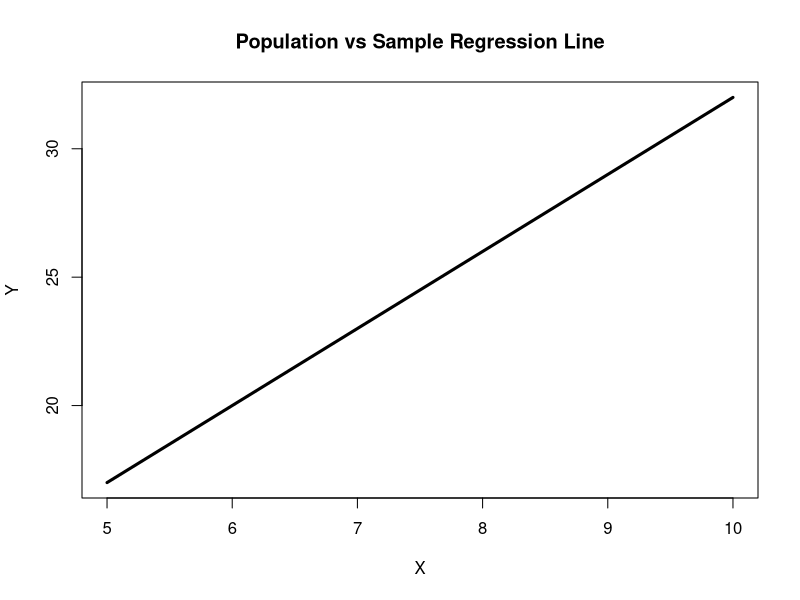
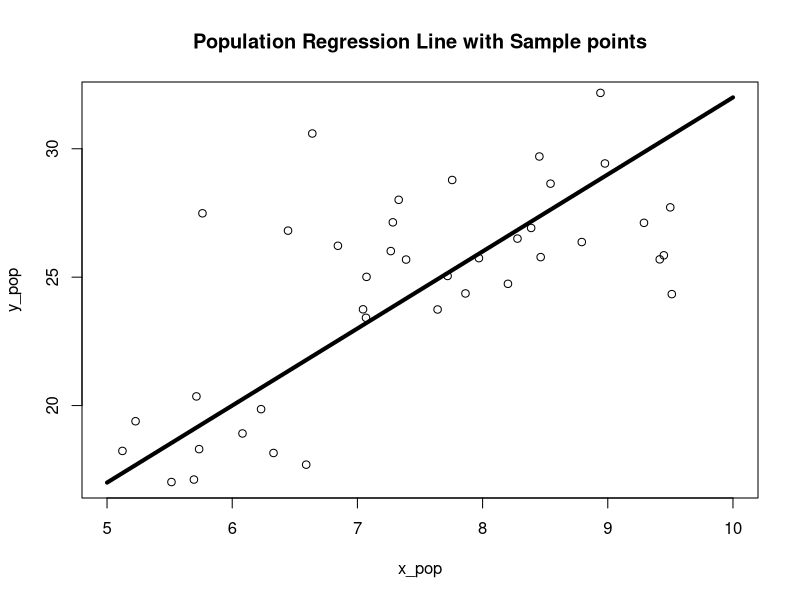
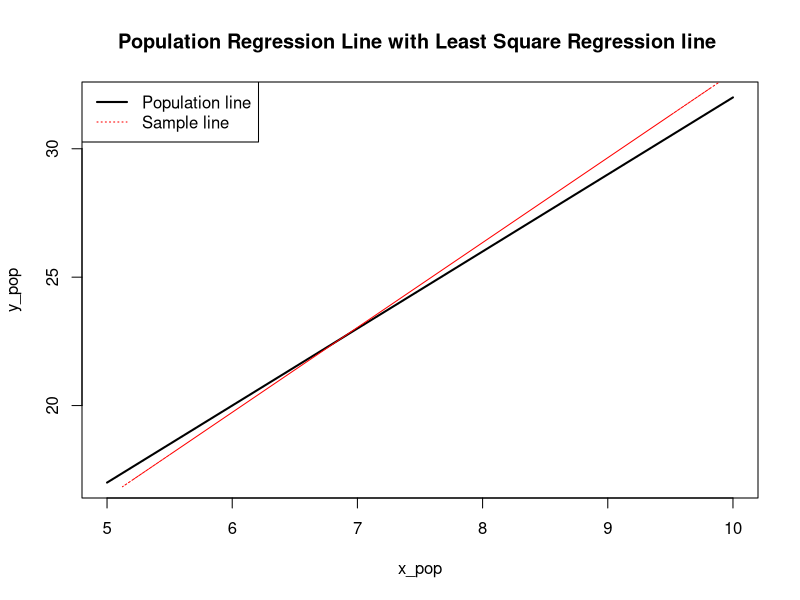
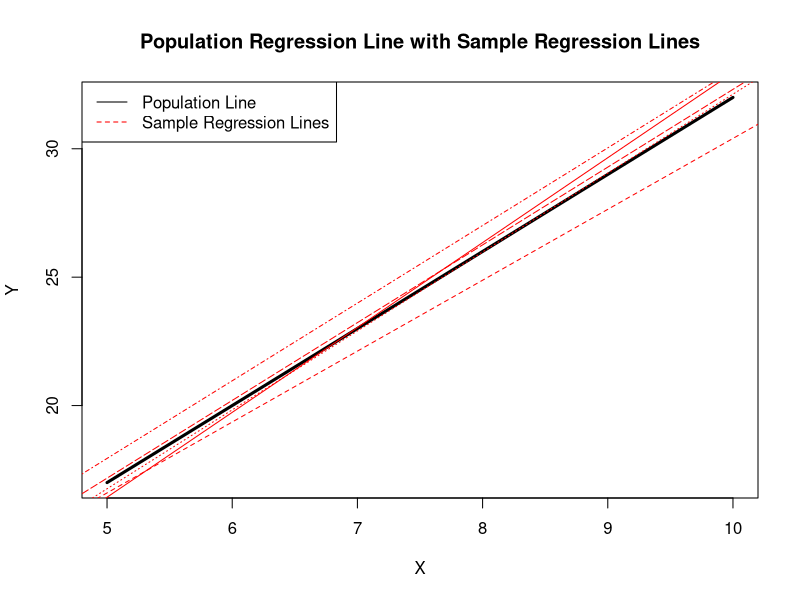

Here is the R script that generated these plots, in order:
## ---- chunk 1
rm(list=ls())
## ---- chunk 2
x_pop <- seq(5, 10, length.out = 100)
y_pop <- 2 + 3 * x_pop

plot(x_pop, y_pop, type = "l", lwd = 3, col = "black",
     xlab = "X", ylab = "Y",
     main = "Population vs Sample Regression Line")
## ---- chunk 3
n <- 50
set.seed(123)

xi <- runif(n,5,10)
ei <- rnorm(n,0,4)
yi <- 2 + 3 * xi + ei 

plot(x_pop, y_pop,type='l', lwd=4,
     main="Population Regression Line with Sample points")

points(xi,yi)
## ---- chunk 4
model1 <- lm(yi~xi)

summary(model1)
y_hat <- -0.09639+3.30540*xi 

plot(x_pop, y_pop, type='l',lwd=2, 
     main="Population Regression Line with Least Square Regression line ")

lines(xi,y_hat,type='l',col="red",lty="dotted")

legend("topleft",col=c("black","red"),lwd=c(2,1),legend=c("Population line","Sample line"),
       lty=c("solid","dotted"))
## ---- chunk 5
set.seed(123)
n <- 50

# Create empty dataframe to store coefficients
coef_df <- data.frame(
  Intercept = numeric(),
  Slope = numeric()
)

plot(x_pop, y_pop, type = "l", lwd = 3, col = "black",
     xlab = "X", ylab = "Y",
     main = "Population Regression Line with Sample Regression Lines")

# Generate samples and add regression lines
for(i in 1:5){
  x <- runif(n, 5, 10)
  eps <- rnorm(n, mean = 0, sd = 4)
  y <- 2 + 3 * x + eps
  
  fit <- lm(y ~ x)
  
  # Store coefficients
  coef_df <- rbind(
    coef_df,
    data.frame(
      Intercept = coef(fit)[1],
      Slope = coef(fit)[2]
    )
  )
  
  # Add regression line
  abline(fit, col = "red", lty = i)
}

legend("topleft",
       legend = c("Population Line", "Sample Regression Lines"),
       col = c("black", "red"),
       lty = c(1, 2))

# Display coefficient table
coef_df
## ---- chunk 6
rm(list=ls())
## ---- chunk 7
set.seed(123)
n <- 50
x <- runif(n, 5, 10)
x <- x - mean(x)
eps <- rnorm(n)
y <- 2 + 3 * x + eps
## ---- chunk 8
fit <- lm(y ~ x)
coef(fit)
## ---- chunk 9
b0_grid <- seq(0, 4, length = 50)
b1_grid <- seq(1, 5, length = 50)
RSS <- matrix(NA, nrow = 50, ncol = 50)

for(i in 1:50){
for(j in 1:50){
RSS[i, j] <- sum((y - b0_grid[i] - b1_grid[j] * x)^2)
}
}

min(RSS)
## ---- chunk 10
n <- 50
x <- runif(n, 0, 1)
eps <- rnorm(n, 0, 1)
y <- 2 + 3 * x + eps
## ---- chunk 11
set.seed(123)
R <- 1000
b0_hat <- numeric(R)
b1_hat <- numeric(R)
n <- 50

for(i in 1:R){
x <- runif(n, 0, 1)
eps <- rnorm(n, 0, 1)
y <- 2 + 3 * x + eps
fit <- lm(y ~ x)
b0_hat[i] <- coef(fit)[1]
b1_hat[i] <- coef(fit)[2]
}

mean(b0_hat)
mean(b1_hat)
## ---- chunk 12
library(MASS)
data(Boston)
## ---- chunk 13
fit1 <- lm(medv ~ crim, data = Boston)
fit2 <- lm(medv ~ nox, data = Boston)
fit3 <- lm(medv ~ black, data = Boston)
fit4 <- lm(medv ~ lstat, data = Boston)

summary(fit1)
summary(fit2)
summary(fit3)
summary(fit4)
